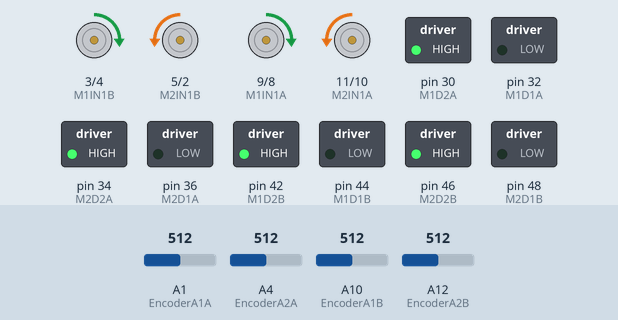
The sketch below on a simulated Arduino Mega 2560, built with avr-gcc and run on an emulated ATmega2560. Parts: motor-driver pin pairs drawn as motors (green arrow = first pin HIGH = forward, orange = second pin HIGH = backward, longer = more drive), switched loads named in the sketch (green lamp = pin HIGH). Inputs (shaded band) come from the test bench; at power-on: A1 (EncoderA1A) = 512, A4 (EncoderA2A) = 512, A10 (EncoderA1B) = 512, A12 (EncoderA2B) = 512.

Above: at 1.0 s.
At 3.0 s:
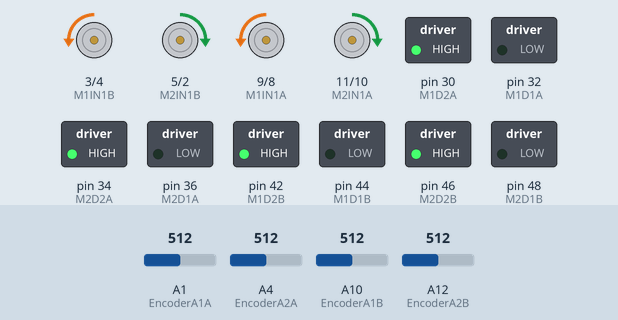
Timing chart, 0 to 4.6 s (numbered marks = the images above):
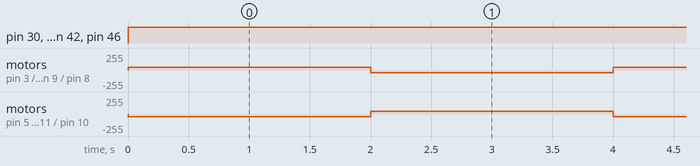

Measured:
- by itself, pin 30 (M1D2A), pin 34 (M2D2A), pin 42 (M1D2B), pin 46 (M2D2B): LOW → HIGH at 0.00 s
- by itself, motor on pin 3 (M1IN1B) / pin 4 (M1IN2B), motor on pin 5 (M2IN1B) / pin 2 (M2IN2B), motor on pin 9 (M1IN1A) / pin 8 (M1IN2A), motor on pin 11 (M2IN1A) / pin 10 (M2IN2A): alternates forward 40/255 for 2.0 s and backward 40/255 for 2.0 s

The sketch:

basicMoveTest.ino
```cpp
#include <QTRSensors.h>


#define NUM_SENSORS_MAIN 5
//#define NUM_SENSORS_AUX 2
#define TIMEOUT 2500
#define NUM_SAMPLES_PER_SENSOR 4

int motor_speed = 40;
int threshold[NUM_SENSORS_MAIN] = {890, 875, 805, 805, 910};

// Set the integers for Motors 3 & 4

//int ENA = 26;
int M1IN1A = 9;
int M1IN2A = 8;
//int M1FBA = A0;
int EncoderA1A = A1;
int EncoderB1A = A2;
//int INVA = 28;
//int M1SFA = A3;
int M1D1A = 32;
int M1D2A = 30;

//int SLEWA = 27;

int M2D1A = 36;
int M2D2A = 34;
//int M2SFA = 31;
//int M2FBA = 32;
int EncoderA2A = A4;
int EncoderB2A = A5;
int M2IN1A = 11;
int M2IN2A = 10;

// Set the integers for Motors 1 & 2

//int ENB = 40;
int M1IN1B = 3;
int M1IN2B = 4;
//int M1FBB = A9;
int EncoderA1B = A10;
int EncoderB1B = A11;
//int INVB = 35;
//int M1SFB = A8;
int M1D1B = 44;
int M1D2B = 42;

//int SLEWB = 41;

int M2D1B = 48;
int M2D2B = 46;
//int M2SFB = 48;
//int M2FBB = 49;
int EncoderA2B = A12;
int EncoderB2B = A13;
int M2IN1B = 5;
int M2IN2B = 2;

int incomingByte = 0;
int turnFlag = 0;
int stage = 0;

//QTRSensorsAnalog sensorsMain((unsigned char[]) {A8, A9, A10, A11, A12}, NUM_SENSORS_MAIN, NUM_SAMPLES_PER_SENSOR, QTR_NO_EMITTER_PIN);
//unsigned int mainValues[NUM_SENSORS_MAIN];


void setup() {
 // put your setup code here, to run once:
 // A side( Right Side)
 pinMode(M1IN1A,OUTPUT); // PWM for M1IN1 to move forward
 pinMode(M1IN2A,OUTPUT); // PWM for M1IN2 to move backwards
 //pinMode(M1FBA,INPUT); // Analog read for M1FB of H-Bridge
 pinMode(EncoderA1A,INPUT); // Analog read for Encoder A output on motor 1
 pinMode(EncoderB1A,INPUT); // Analog read for Encoder B output on motor 1
 //pinMode(ENA,OUTPUT); // Digital input for EN to enable motor driver
 //pinMode(INVA,OUTPUT); // Digital input for INV to inverse outputs of M1IN's
 //pinMode(M1SFA,INPUT); // Analog input for M1SF
 pinMode(M1D1A,OUTPUT); // Digital input for M1D1
 pinMode(M1D2A,OUTPUT); // Digital input for M1D2
 //pinMode(SLEWA,OUTPUT); // Digital input for SLEW
 pinMode(M2IN1A,OUTPUT); // PWM for M2IN1 to move forward
 pinMode(M2IN2A,OUTPUT); // PWM for M2IN2 to move backwards
 //pinMode(M2FBA,INPUT); // Analog read for M2FB of H-Bridge
 pinMode(EncoderA2A,INPUT); // Analog read for Encoder A output on motor 2
 pinMode(EncoderB2A,INPUT); // Analog read for Encoder B output on motor 2
 pinMode(M2D1A,OUTPUT); // Digital input for M2D1
 pinMode(M2D2A,OUTPUT); // Digital input for M2D2
 //pinMode(M2SFA,INPUT); // Analog input for M2SF

 // B side( Left Side)
 pinMode(M1IN1B,OUTPUT); // PWM for M1IN1 to move forward
 pinMode(M1IN2B,OUTPUT); // PWM for M1IN2 to move backwards
 //pinMode(M1FBB,INPUT); // Analog read for M1FB of H-Bridge
 pinMode(EncoderA1B,INPUT); // Analog read for Encoder A output on motor 1
 pinMode(EncoderB1B,INPUT); // Analog read for Encoder B output on motor 1
 //pinMode(ENB,OUTPUT); // Digital input for EN to enable motor driver
 //pinMode(INVB,OUTPUT); // Digital input for INV to inverse outputs of M1IN's
 //pinMode(M1SFB,INPUT); // Analog input for M1SF
 pinMode(M1D1B,OUTPUT); // Digital input for M1D1
 pinMode(M1D2B,OUTPUT); // Digital input for M1D2
 //pinMode(SLEWB,OUTPUT); // Digital input for SLEW
 pinMode(M2IN1B,OUTPUT); // PWM for M2IN1 to move forward
 pinMode(M2IN2B,OUTPUT); // PWM for M2IN2 to move backwards
 //pinMode(M2FBB,INPUT); // Analog read for M2FB of H-Bridge
 pinMode(EncoderA2B,INPUT); // Analog read for Encoder A output on motor 2
 pinMode(EncoderB2B,INPUT); // Analog read for Encoder B out[ut on motor 2
 pinMode(M2D1B,OUTPUT); // Digital input for M2D1
 pinMode(M2D2B,OUTPUT); // Digital input for M2D2
 //pinMode(M2SFB,INPUT); // Analog input for M2SF

 Serial.begin(57600);
 Serial.setTimeout(500);

 incomingByte = 's';


}

void loop()
{
  move_forward(motor_speed);
  delay(2000);
  move_backward(motor_speed);
  delay(2000);
}


void move_backward(int motor_speed)
{
 // A SIDE( Left Side)
 //digitalWrite(ENA,HIGH); // Turn EN high
 analogWrite(M1IN1A,0); // Set PWM speed for M1IN1;  [Back Left](Back Right)
 analogRead(EncoderA1A); // Read Encoder A for motor 1
 //digitalRead(ENA); // Check if EN is high or low
 analogWrite(M1IN2A,motor_speed); // Ser PWM speed for M1IN2; [Back Left](Back Right)
 digitalWrite(M1D1A,LOW); //Set M1D1 low
 digitalRead(M1D1A); // Check if M1D1 is low or high
 digitalWrite(M1D2A,HIGH); // Set M1D2 High
 //analogRead(M1SFA); // check to see if M1SF is low or high

 analogWrite(M2IN1A,motor_speed); // Set PWM speed for M2IN1; [Front Left](Front Right)
 analogRead(EncoderA2A); // Read Encoder A for motor 2
 analogWrite(M2IN2A,0); // Set PWM speed for M2IN2; [Front Left](Front Right)
 digitalWrite(M2D1A,LOW); //Set M2D1 low
 digitalRead(M2D1A); // Check the state of M2D1
 digitalWrite(M2D2A,HIGH); //Set M2D2 High
 digitalRead(M2D2A); // Check State of M2D2
 //analogRead(M2SFA); // Check state of M2SF

 // B SIDE( Right Side)
 //digitalWrite(ENB,HIGH); // Turn EN high
 analogWrite(M1IN1B,0); // Set PWM speed for M1IN1; [Back Right](Front Left)
 analogRead(EncoderA1B); // Read Encoder A for motor 1
 //digitalRead(ENB); // Check if EN is high or low
 analogWrite(M1IN2B,motor_speed); // Ser PWM speed for M1IN2; [Back Right](Front Left)
 digitalWrite(M1D1B,LOW); //Set M1D1 low
 digitalRead(M1D1B); // Check if M1D1 is low or high
 digitalWrite(M1D2B,HIGH); // Set M1D2 High
 //analogRead(M1SFB); // check to see if M1SF is low or high

 analogWrite(M2IN1B,motor_speed); // Set PWM speed for M2IN1; [Front Right](Back Left)
 analogRead(EncoderA2B); // Read Encoder A for motor 2
 analogWrite(M2IN2B,0); // Set PWM speed for M2IN2; [Front Right](Back Left)
 digitalWrite(M2D1B,LOW); //Set M2D1 low
 digitalRead(M2D1B); // Check the state of M2D1
 digitalWrite(M2D2B,HIGH); //Set M2D2 High
 digitalRead(M2D2B); // Check State of M2D2
 //analogRead(M2SFB); // Check state of M2SF


}
void move_forward(int motor_speed)
{
 // A SIDE( Left Side)
 //digitalWrite(ENA,HIGH); // Turn EN high
 analogWrite(M1IN1A,motor_speed); // Set PWM speed for M1IN1; [Back Left] (Back Right)
 analogRead(EncoderA1A); // Read Encoder A
 //digitalRead(ENA); // Check if EN is high or low
 analogWrite(M1IN2A,0); // Set PWM speed for M1IN2; [Back Left] (Back Right)
 digitalWrite(M1D1A,LOW); //Set M1D1 low
 digitalRead(M1D1A); // Check if M1D1 is low or high
 digitalWrite(M1D2A,HIGH); // Set M1D2 High
 //analogRead(M1SFA); // check to see if M1SF is low or high

 analogWrite(M2IN1A,0); // Set PWM speed for M2IN1; [Front Left](Front Right)
 analogRead(EncoderA2A); // Read Encoder A for motor 2
 analogWrite(M2IN2A,motor_speed); // Set PWM speed for M2IN2; [Front Left](Front Right)
 digitalWrite(M2D1A,LOW); //Set M2D1 low
 digitalRead(M2D1A); // Check the state of M2D1
 digitalWrite(M2D2A,HIGH); //Set M2D2 High
 digitalRead(M2D2A); // Check State of M2D2
 //analogRead(M2SFA); // Check state of M2SF

 // B SIDE( Right Side)
 //digitalWrite(ENB,HIGH); // Turn EN high
 analogWrite(M1IN1B,motor_speed); // Set PWM speed for M1IN1; [Back Right](Front Left)
 analogRead(EncoderA1B); // Read Encoder A
 //digitalRead(ENB); // Check if EN is high or low
 analogWrite(M1IN2B,0); // Set PWM speed for M1IN2; [Back Right](Front Left)
 digitalWrite(M1D1B,LOW); //Set M1D1 low
 digitalRead(M1D1B); // Check if M1D1 is low or high
 digitalWrite(M1D2B,HIGH); // Set M1D2 High
 //analogRead(M1SFB); // check to see if M1SF is low or high

 analogWrite(M2IN1B,0); // Set PWM speed for M2IN1; [Front Right](Back Left)
 analogRead(EncoderA2B); // Read Encoder A for motor 2
 analogWrite(M2IN2B,motor_speed); // Set PWM speed for M2IN2; [Front Right](Back Left)
 digitalWrite(M2D1B,LOW); //Set M2D1 low
 digitalRead(M2D1B); // Check the state of M2D1
 digitalWrite(M2D2B,HIGH); //Set M2D2 High
 digitalRead(M2D2B); // Check State of M2D2
 //analogRead(M2SFB); // Check state of M2SF


}
```
